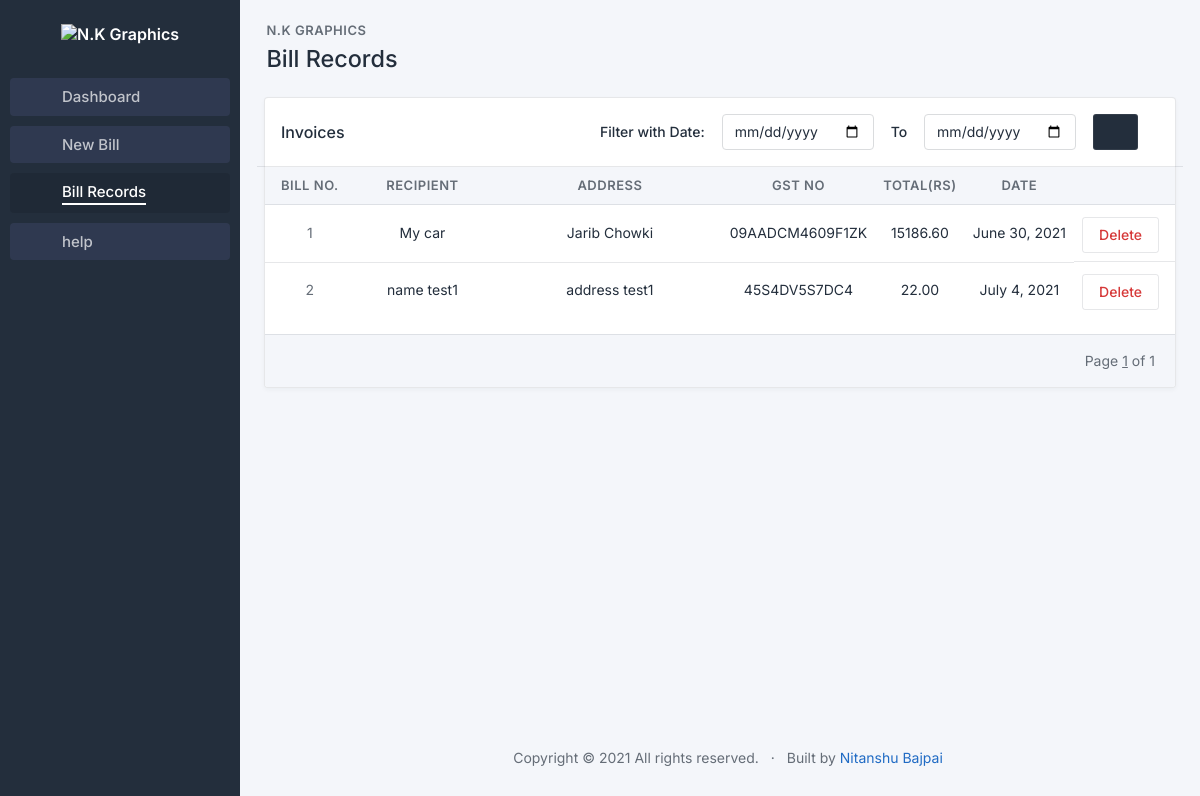
Page /records on the committed database.
### billmanage/models.py (models this page shows)
class bill(models.Model):
    billno = models.IntegerField(primary_key= True, null=False, blank=False)
    date = models.DateField(default=timezone.now, null=False, blank=False)
    recipient = models.TextField(null=False, blank=False, max_length=100)
    address = models.TextField(null=False, blank=False, max_length=200)
    GSTno = models.CharField(null=False, blank=False, max_length=15)
    cgst = models.IntegerField(null=False, blank=False)
    sgst = models.IntegerField(null=False, blank=False)
    total = models.DecimalField(null=False, blank=False, max_digits=12, decimal_places=2)
    grandtotal = models.DecimalField(null=False, blank=False, max_digits=12, decimal_places=2)

### billmanage/views.py (the view)
# urls.py: path('records', billviews.records, name='records'),
def records(request):
    if request.method=='POST':
        startingdate = request.POST['start']
        enddate = request.POST['end']
        if startingdate and enddate:
            billobj = bill.objects.filter(date__range=[startingdate, enddate])
        else:
            billobj = bill.objects.all()
    else:
        billobj = bill.objects.all()
    paginator = Paginator(billobj, 10)
    page_number = request.GET.get('page')
    try:
        bills = paginator.page(page_number)
    except PageNotAnInteger:
        bills = paginator.page(1)
    except EmptyPage:
        bills = paginator.page(paginator.num_pages)
    return render(request, 'billmanage/records.html', {'bills': bills})

### billmanage/templates/billmanage/records.html (shortened to what this page needs)
{% load static %}
<!doctype html>
<html lang="en">
  <head>
    <link href="{% static 'css/tabler.min.css' %}" rel="stylesheet"/>
    <link href="{% static 'css/tabler-flags.min.css' %}" rel="stylesheet"/>
    <link href="{% static 'css/tabler-payments.min.css' %}" rel="stylesheet"/>
    <link href="{% static 'css/tabler-vendors.min.css' %}" rel="stylesheet"/>
    <link href="{% static 'css/demo.min.css' %}" rel="stylesheet"/>
    <link href="{% static 'typicons.font-2.1.2/src/font/typicons.css' %}" rel="stylesheet"/>
  </head>
  <body class="antialiased">
    <div class="page">
      <aside class="navbar navbar-vertical navbar-expand-lg navbar-dark">
        <div class="container-fluid">
          <h1 class="navbar-brand navbar-brand-autodark">
            <a href=".">
              <img src="{% static 'img/logodash.png' %}" width="auto" height="50" alt="N.K Graphics" class="mt-2">
            </a>
          </h1>
          <div class="collapse navbar-collapse" id="navbar-menu">
            <ul class="navbar-nav pt-lg-3">
              <li class="navitemsextra nav-item">
                <a class="nav-link" href="{% url 'dashboard' %}" >
                  <span class="nav-link-icon d-md-none d-lg-inline-block" style="margin-top: -6px; font-size: 20px"><i class="typcn typcn-home-outline"></i></span>
                  <span class="nav-link-title" >
                    Dashboard
                  </span>
                </a>
              </li>
              <li class="navitemsextra  nav-item">
                <a class="nav-link" href="{% url 'addbill' %}" >
                  <span class="nav-link-icon d-md-none d-lg-inline-block" style="margin-top: -6px; font-size: 20px"><i class="typcn typcn-document-add"></i></span>
                  <span class="nav-link-title">
                    New Bill
                  </span>
                </a>
              </li>
              <li class="navitemsextra  activenav active nav-item">
                <a class="nav-link" href="{% url 'records' %}" >
                  <span class="nav-link-icon d-md-none d-lg-inline-block" style="margin-top: -6px; font-size: 20px"><i class="typcn typcn-archive"></i></span>
                  <span class="nav-link-title" style="
                  border-bottom: 2px solid white;">
                    Bill Records
                  </span>
                </a>
              </li>
              <li class="navitemsextra nav-item">
                <a class="nav-link" href="{% url 'dashboard' %}" >
                  <span class="nav-link-icon d-md-none d-lg-inline-block" style="margin-top: -6px; font-size: 20px;"><i class="typcn typcn-lock-open"></i></span>
                  <span class="nav-link-title">
                    help
                  </span>
                </a>
              </li>
            </ul>
          </div>
        </div>
      </aside>
      <div class="content">
        <div class="container-xl">
			<div class="page-header d-print-none">
			  <div class="row align-items-center">
				<div class="col" style="zoom: 130%;">
					<div class="page-pretitle">
						N.K Graphics
					  </div>
					  <h2 class="page-title">
						Bill Records
					  </h2>
				</div>
			  </div>
			</div>
			<div class="card">
                <div class="card-header row">
                  <div class="col-4">
                    <h3 class="card-title">Invoices</h3>
                  </div>
                  <div class="col-8">
                    <form action="{% url 'records' %}" method="POST">
                      <div class="m-1 form-group" style="display: flex; justify-content: space-evenly;">
                        <div>
                          <label for="start" class=" form-label col-form-label">Filter with Date:</label>
                        </div>
                        <div>
                          <input type="date" name="start" class="form-control" required>
                        </div>
                        <div>
                          <label for="" class="col-form-label form-label">To</label>
                        </div>
                        <div>
                          <input type="date" name="end" class="form-control" required>
                        </div>
                        <div>
                          <button type="submit" class="btn btn-dark"><i class="typcn typcn-filter"></i></button>
                        </div>
                      </div>
                    </form>
                  </div>
                </div>
                <div class="table-responsive" >
                  <table class="table card-table table-vcenter text-nowrap datatable">
                    <thead>
                        <tr class="text-center">
                            <th style="width: 4 rem; font-size: 13px;">Bill No.</th>
                            <th style="width: 10rem; font-size: 13px;">Recipient</th>
                            <th style="width: 15rem;overflow-wrap: break-word;font-size: 13px;">Address</th>
                            <th style="width: 8rem;font-size: 13px;">GST no</th>
                            <th style="font-size: 13px;">Total(Rs)</th>
                            <th style="font-size: 13px;">Date</th>
                            <th></th>
                          </tr>
                    </thead>
                    <tbody class="text-center">
                    {% for bill in bills%}
                      <tr>
                        <td style="width: 5rem;"><span class="text-muted">{{bill.billno}}</span></td>
                        <td style="width: 10rem;"><a href="{% url 'invoice' billno=bill.billno %}" class="text-reset" tabindex="-1">{{bill.recipient}}</a></td>
                        <td style="width: 15rem;overflow-wrap: break-word;">{{bill.address}}</td>
                        <td style="width: 8rem;">{{bill.GSTno}}</td>
                        <td>{{bill.grandtotal}}</td>
                        <td>{{bill.date}}</td>
                        <td class="text-end d-flex" style="justify-content: space-around;">
                            <a  href="{% url 'delete' billno=bill.billno %}" style="text-decoration: none;"><button class="btn btn-outline-red pl-2 pr-2 mt-1" >Delete</button></a>
                        </td>
                      </tr>
                    {% endfor %}
                    </tbody>
                  </table>
                </div>
                <div class="card-footer d-flex align-items-center">
                  <ul class="pagination m-0 ms-auto">
                    <li class="page-item m-1">
                        Page <span><u>{{ bills.number }}</u></span> of <span>{{ bills.paginator.num_pages }}</span>
                    </li>
                  </ul>
                </div>
              </div>
		  </div>
        <footer class="footer footer-transparent d-print-none">
          <div class="container">
            <div class="row text-center">
              <div class="col-12">
                <ul class="list-inline list-inline-dots mb-0">
                  <li class="list-inline-item">
                    Copyright &copy; 2021
                    All rights reserved.
                  </li>
                  <li class="list-inline-item">
                      Built by <a href="https://www.github.com/Nitanshubajpai"> Nitanshu Bajpai</a>
                  </li>
                </ul>
              </div>
            </div>
          </div>
        </footer>
      </div>
    </div>
  </body>
</html>

### billmanage/templates/billmanage/records.html (style rules this page uses)
.navitemsextra { font-size: 15px; font-weight: 500; margin: 5px 10px; color: white; opacity: 1; }
.nav-link { background-color: rgb(158 152 255 / 10%) }

### rows in the picture
bill: billno "1", recipient "My car", address "Jarib Chowki", GSTno "09AADCM4609F1ZK", grandtotal "15186.60", date "June 30, 2021"
bill: billno "2", recipient "name test1", address "address test1", GSTno "45S4DV5S7DC4", grandtotal "22.00", date "July 4, 2021"

### other values in the picture
{{ bills.number }} "1"
{{ bills.paginator.num_pages }} "1"
